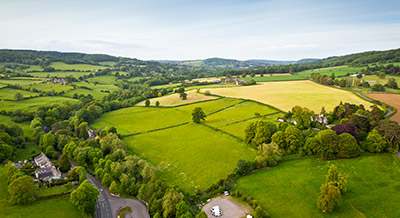
#> input picture Python/Trabalho CG/A.jpg, 400 x 218 px, found by its file name
$ python A.py
#> lines starting #> are read from the running program, lines starting #| are printed output that depends on the picture; after the words box and inside, x2 and y2 are one past the last pixel; in counts of white or black regions, pixels touching at a corner belong together
import numpy as np
import cv2

global img
class Controle:
    #Função para facilitar a escrita nas imagem
    def main(self):
        imagemCarregada = cv2.imread('a.jpg') #Carregamento da imagem
#> imagemCarregada is the input picture: shape (218, 400, 3); mean B, G, R 89.8, 146.9, 136.6
        #Se necessário o redimensioamento da imagem pode vir aqui.

        #Passo 1: Conversão para escala de cinza:
        img = cv2.cvtColor(imagemCarregada, cv2.COLOR_BGR2GRAY)
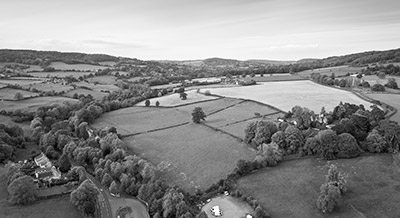
#> img: shape (218, 400); min 0, max 255, mean 137.3

        #Passo 2: Blur/Suavização da imagem
        suave = cv2.GaussianBlur(img, (7, 7), 0)
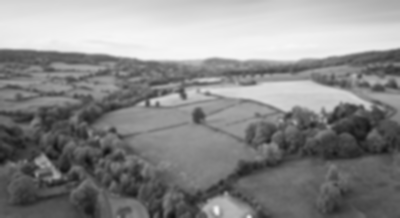
#> suave: shape (218, 400); min 18, max 246, mean 137.3
        #Passo 3: Binarização resultando em pixels brancos e pretos
        #1- Imagem em tons de cinza
        #2- Suavizacao com Blur
        #3- Binarizacao com Metodo Otsu
        #4- Detector de bordas Canny

        (T, bin) = cv2.threshold(suave, 160, 255, cv2.THRESH_BINARY)
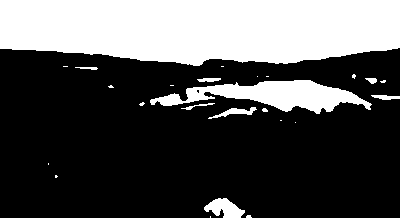
#> bin: shape (218, 400); 31.6% white; 25 white regions (16 under 20 px), largest, box (x1, y1, x2, y2) and area: (0, 0, 400, 66) 22853, (150, 80, 372, 114) 3589, (204, 198, 245, 218) 498
        (T, binI) = cv2.threshold(suave, 160, 255, cv2.THRESH_BINARY_INV)

        resultado = np.vstack([
        np.hstack([suave, bin]),
        np.hstack([binI, cv2.bitwise_and(img, img, mask = binI)])
        ])
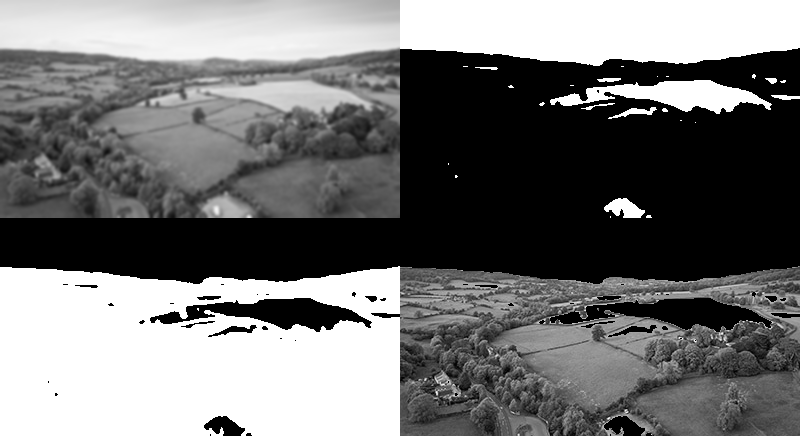
#> resultado: shape (436, 800); min 0, max 255, mean 115

        cv2.imshow("Binarização da imagem", resultado)
        bin = cv2.bitwise_not(bin)
        #Passo 4: Detecção de bordas com Canny
        bordas = cv2.Canny(bin, 70, 150)
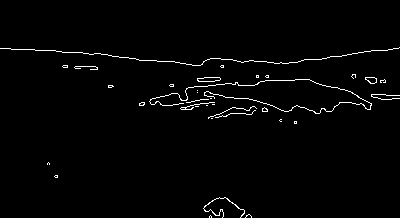
#> bordas: shape (218, 400); 1.7% white in thin lines or dots, all inside (x1, y1, x2, y2) = (0, 47, 400, 218)
        #Passo 5: Identificação e contagem dos contornos da imagem
        #cv2.RETR_EXTERNAL = conta apenas os contornos externos
        (objetos, lx) = cv2.findContours(bordas.copy(),
        cv2.RETR_EXTERNAL, cv2.CHAIN_APPROX_SIMPLE)
#> objetos = 34 contours, 30 with area under 20; largest, box (x1, y1, x2, y2) and area: (197, 77, 221, 82) 78, (365, 77, 377, 84) 51, (149, 79, 372, 114) 25, (203, 197, 245, 218) 22; lx = 34 rows, first 6: [1, -1, -1, -1], [2, 0, -1, -1], [3, 1, -1, -1], [4, 2, -1, -1], [5, 3, -1, -1], [6, 4, -1, -1]
        #A variável lx tem o vetor das bordas, um poligono  que representa o triangulo.
        #VEr função  drawcontorn.
        temp = np.vstack([
            np.hstack([img, suave]),
            np.hstack([bin, bordas])
            ])
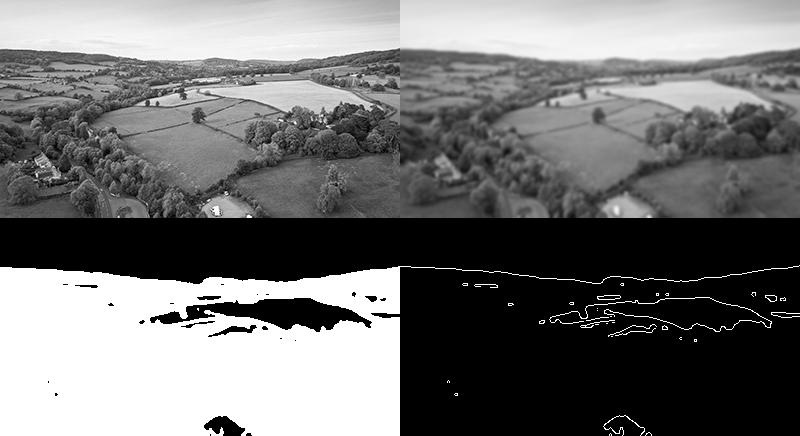
#> temp: shape (436, 800); min 0, max 255, mean 113.3
        cv2.imshow("Quantidade de objetos: "+str(len(objetos)), temp)
        #imgC2 = img.copy()
        #cv2.imshow("Imagem Original", imagemCarregada)
        t2 = cv2.drawContours(imagemCarregada, objetos, -1, (255, 0, 0), 2)
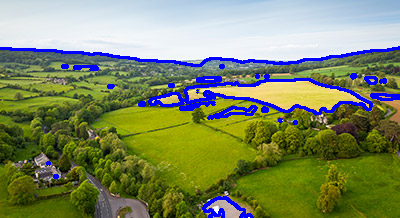
#> t2: shape (218, 400, 3); mean B, G, R 98.3, 137.2, 126.9
        cv2.imshow("Quantidade de objetos: ", t2)
        #cv2.imshow(imgC2, str(len(objetos))+" objetos encontrados!")
        #cv2.imshow("Resultado", imgC2)
        cv2.waitKey(0)
        #cv2.imshow("Canal verde", cv2.merge([zeros, canal_v, zeros]))

controle = Controle()
controle.main()

$ run again, with Python/Trabalho CG/V.jpg copied over Python/Trabalho CG/A.jpg
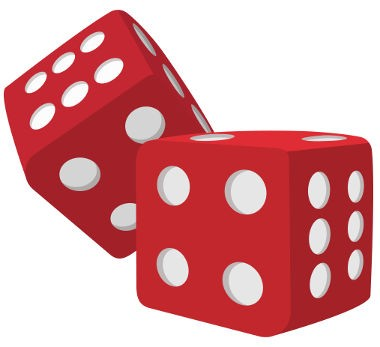
#> input picture Python/Trabalho CG/V.jpg, 380 x 347 px, found by its file name
#> in main, imagemCarregada is the input picture: shape (347, 380, 3); mean B, G, R 158, 154.8, 218.8
#> in main, `(T, bin) = cv2.threshold(suave, 160, 255, cv2.THRESH_BINARY)`:
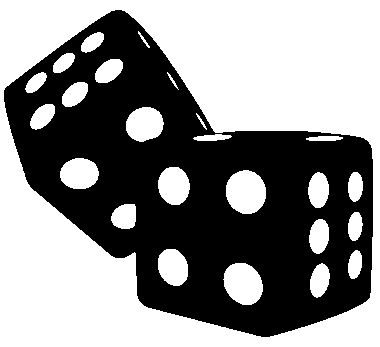
#> bin: shape (347, 380); 55% white; 1 black region, box (x1, y1, x2, y2) and area: (4, 10, 373, 337) 59368
#> bordas: shape (347, 380); 2.4% white in thin lines or dots
#> objetos = 1 contour; box (x1, y1, x2, y2) and area: (3, 9, 373, 337) 71855; lx = [[-1, -1, -1, -1]]
#> in main, `t2 = cv2.drawContours(imagemCarregada, objetos, -1, (255, 0, 0), 2)`:
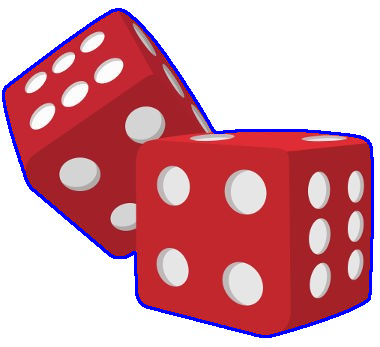
#> t2: shape (347, 380, 3); mean B, G, R 161.2, 150.6, 212.7
